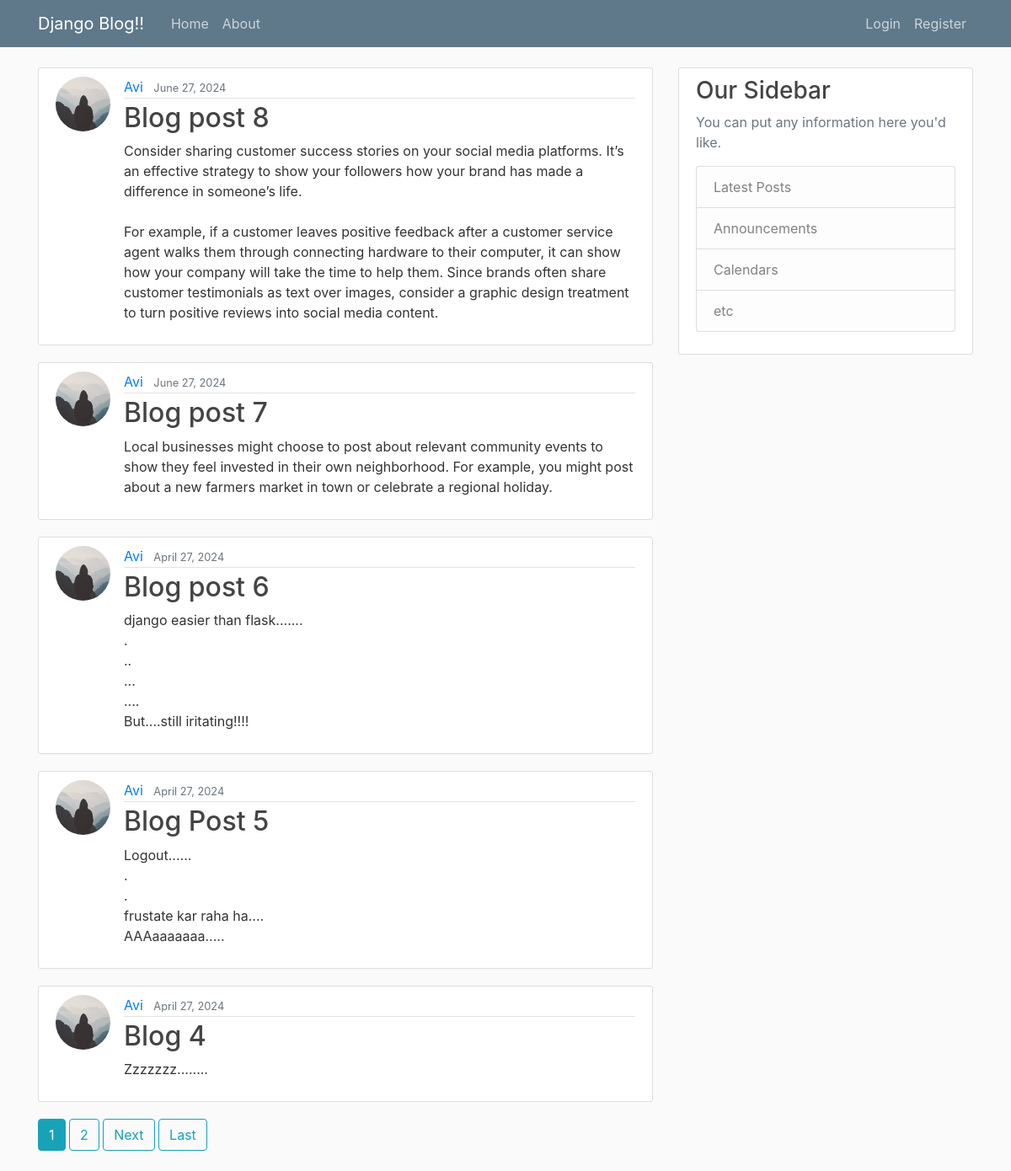
The page / on the database its author committed.
### blog/models.py (models this page shows, shortened)
class Post(models.Model):
    title = models.CharField(max_length=100)
    content = models.TextField()
    date_posted = models.DateTimeField(default=timezone.now)
    author = models.ForeignKey(User, on_delete=models.CASCADE)

### users/models.py (models this page shows, shortened)
class Profile(models.Model):
    user = models.OneToOneField(User, on_delete=models.CASCADE)
    image = models.ImageField(default='default.jpg', upload_to='profile_pics')

### blog/views.py (the view)
# urls.py: path('', PostListView.as_view(), name='blog-home'),
class PostListView(ListView):
    model = Post
    template_name = 'blog/home.html' #<app>/<model>_<viewtype>.html
    context_object_name = 'posts'
    ordering = ['-date_posted']
    paginate_by = 5

### blog/templates/blog/home.html (shortened to what this page needs)
{% extends "blog/base.html" %}
{% block content %}
    {% for post in posts %}
        <article class="media content-section">
          <img class="rounded-circle article-img" src="{{ post.author.profile.image.url }}">
          <div class="media-body">
            <div class="article-metadata">
              <a class="mr-2" href="{% url 'user-posts' post.author.username %}">{{ post.author }}</a>
              <small class="text-muted">{{ post.date_posted|date:"F d, Y" }}</small>
            </div>
            <h2><a class="article-title" href="{% url 'post-detail' post.id %}">{{ post.title }}</a></h2>
            <p class="article-content">{{ post.content }}</p>
          </div>
        </article>
    {% endfor %}
    {% if is_paginated %}
      {% for num in page_obj.paginator.page_range %}
        {% if page_obj.number == num %}
          <a class="btn btn-info mb-4" href="?page={{ num }}">{{ num }}</a>
        {% elif num > page_obj.number|add:'-3' and num < page_obj.number|add:'3' %}
          <a class="btn btn-outline-info mb-4" href="?page={{ num }}">{{ num }}</a>
        {% endif %}
      {% endfor %}
      {% if page_obj.has_next %}
        <a class="btn btn-outline-info mb-4" href="?page={{ page_obj.next_page_number }}">Next</a>
        <a class="btn btn-outline-info mb-4" href="?page={{ page_obj.paginator.num_pages }}">Last</a>
      {% endif %}
    {% endif %}
{% endblock content %}

### blog/templates/blog/base.html (shortened to what this page needs)
{% load static %}
<!DOCTYPE html>
<html>
<head>
    <link rel="stylesheet" href="https://maxcdn.bootstrapcdn.com/bootstrap/4.0.0/css/bootstrap.min.css">
    <link rel="stylesheet" type="text/css" href="{% static 'blog/main.css' %}">
</head>
<body>
    <header class="site-header">
      <nav class="navbar navbar-expand-md navbar-dark bg-steel fixed-top">
        <div class="container">
          <a class="navbar-brand mr-4" href="{% url 'blog-home' %}">Django Blog!!</a>
          <div class="collapse navbar-collapse" id="navbarToggle">
            <div class="navbar-nav mr-auto">
              <a class="nav-item nav-link" href="{% url 'blog-home' %}">Home</a>
              <a class="nav-item nav-link" href="{% url 'blog-about' %}">About</a>
            </div>
            <div class="navbar-nav">
              {% if user.is_authenticated %}
                <a class="nav-item nav-link" href="{% url 'post-create' %}">New Post</a>
                <a class="nav-item nav-link" href="{% url 'profile' %}">Profile</a>
                <a class="nav-item nav-link" href="{% url 'logout' %}">Logout</a>
              {% else %}
                <a class="nav-item nav-link" href="{% url 'login' %}">Login</a>
                <a class="nav-item nav-link" href="{% url 'register' %}">Register</a>
              {% endif %}
            </div>
          </div>
        </div>
      </nav>
    </header>
    <main role="main" class="container">
      <div class="row">
        <div class="col-md-8">
          {% block content %}{% endblock %}
        </div>
        <div class="col-md-4">
          <div class="content-section">
            <h3>Our Sidebar</h3>
            <p class='text-muted'>You can put any information here you'd like.
              <ul class="list-group">
                <li class="list-group-item list-group-item-light">Latest Posts</li>
                <li class="list-group-item list-group-item-light">Announcements</li>
                <li class="list-group-item list-group-item-light">Calendars</li>
                <li class="list-group-item list-group-item-light">etc</li>
              </ul>
            </p>
          </div>
        </div>
      </div>
    </main>
</body>
</html>

### blog/static/blog/main.css (style rules this page uses)
body { background: #fafafa; color: #333333; margin-top: 5rem; }
h1, h2, h3, h4, h5, h6 { color: #444444; }
ul { margin: 0; }
.bg-steel { background-color: #5f788a; }
.site-header .navbar-nav .nav-link { color: #cbd5db; }
.content-section { background: #ffffff; padding: 10px 20px; border: 1px solid #dddddd; border-radius: 3px; margin-bottom: 20px; }
.article-title { color: #444444; }
.article-content { white-space: pre-line; }
.article-img { height: 65px; width: 65px; margin-right: 16px; }
.article-metadata { padding-bottom: 1px; margin-bottom: 4px; border-bottom: 1px solid #e3e3e3 }

### rows shown on the page
Post: author.profile.image (placeholder picture), author "Avi", date_posted "June 27, 2024", title "Blog post 8", content "Consider sharing customer success stories on your social media platforms. It’s an effective strategy to show your followers how your brand has made a difference in someone’s life. For example, if a customer leaves positive feedback after a customer service agent walks them through connecting hardware to their computer, it can show how your company will take the time to help them. Since brands often share customer testimonials as text over images, consider a graphic design treatment to turn positive reviews into social media content."
Post: author.profile.image (placeholder picture), author "Avi", date_posted "June 27, 2024", title "Blog post 7", content "Local businesses might choose to post about relevant community events to show they feel invested in their own neighborhood. For example, you might post about a new farmers market in town or celebrate a regional holiday."
Post: author.profile.image (placeholder picture), author "Avi", date_posted "April 27, 2024", title "Blog post 6", content "django easier than flask....... . .. ... .... But....still iritating!!!!"
Post: author.profile.image (placeholder picture), author "Avi", date_posted "April 27, 2024", title "Blog Post 5", content "Logout...... . . frustate kar raha ha.... AAAaaaaaaa....."
Post: author.profile.image (placeholder picture), author "Avi", date_posted "April 27, 2024", title "Blog 4", content "Zzzzzzz........"

### other values the page prints
{{ num }} "1"
{{ num }} "2"
